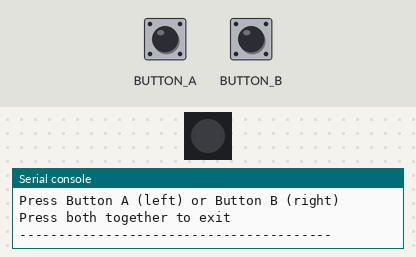
Bench run of a program on a simulated Adafruit CLUE running CircuitPython. Shown: 1 RGB LEDs in strip order, left to right, the last lines printed to the serial console. The inputs (shaded band) are chosen by the test bench. Dim RGB values are drawn brighter than linear. At 9.5 s the program ends and the board releases its pins; the recording ends there.

Above: at 1.2 s.
1.3 s: button A pressed for 0.15 s
At 2.5 s:
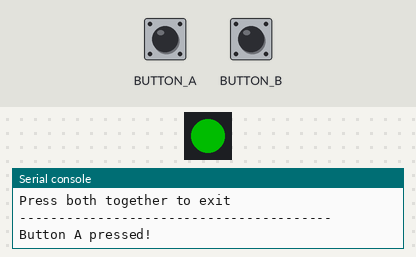
2.9 s: button B pressed for 0.15 s
At 3.9 s:
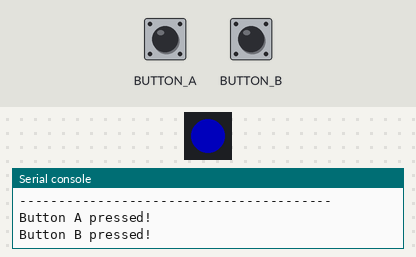
4.5 s: button A pressed for 1 s
At 5.2 s:
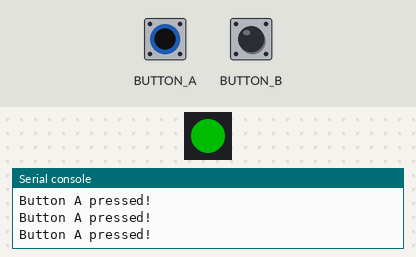
7.0 s: button B pressed for 1 s
At 7.3 s:
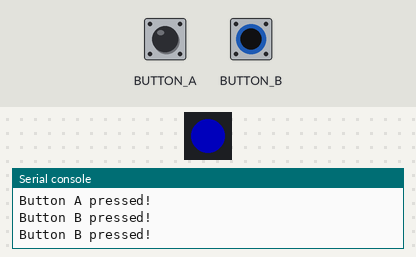
9.5 s: BUTTON_A (button A) driven LOW and BUTTON_B (button B) driven LOW
Timing chart, 0 to 9.5 s (numbered marks = the images above; inputs shaded):
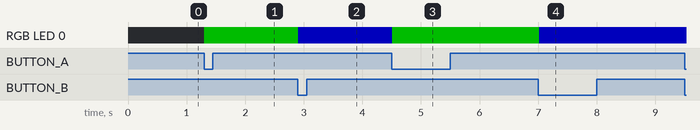

The program:

button_test.py
```python
"""
Simple button test for CLUE
Tests if Button A and Button B work
"""

import time
from adafruit_clue import clue

print("Button Test Starting...")
print("Press Button A (left) or Button B (right)")
print("Press both together to exit")
print("-" * 40)

clue.pixel.brightness = 0.3

while True:
    if clue.button_a and clue.button_b:
        print("Both buttons pressed - exiting")
        clue.pixel.fill((255, 0, 0))
        break

    if clue.button_a:
        print("Button A pressed!")
        clue.pixel.fill((0, 255, 0))
        time.sleep(0.2)

    if clue.button_b:
        print("Button B pressed!")
        clue.pixel.fill((0, 0, 255))
        time.sleep(0.2)

    time.sleep(0.05)
```

Measured:
- after the input at 1.3 s, RGB LED 0: off → RGB(0, 76, 0) at once
- after the input at 2.9 s, RGB LED 0: RGB(0, 76, 0) → RGB(0, 0, 76) at once
- after the input at 4.5 s, RGB LED 0: RGB(0, 0, 76) → RGB(0, 76, 0) at once
- after the input at 7.0 s, RGB LED 0: RGB(0, 76, 0) → RGB(0, 0, 76) at once
